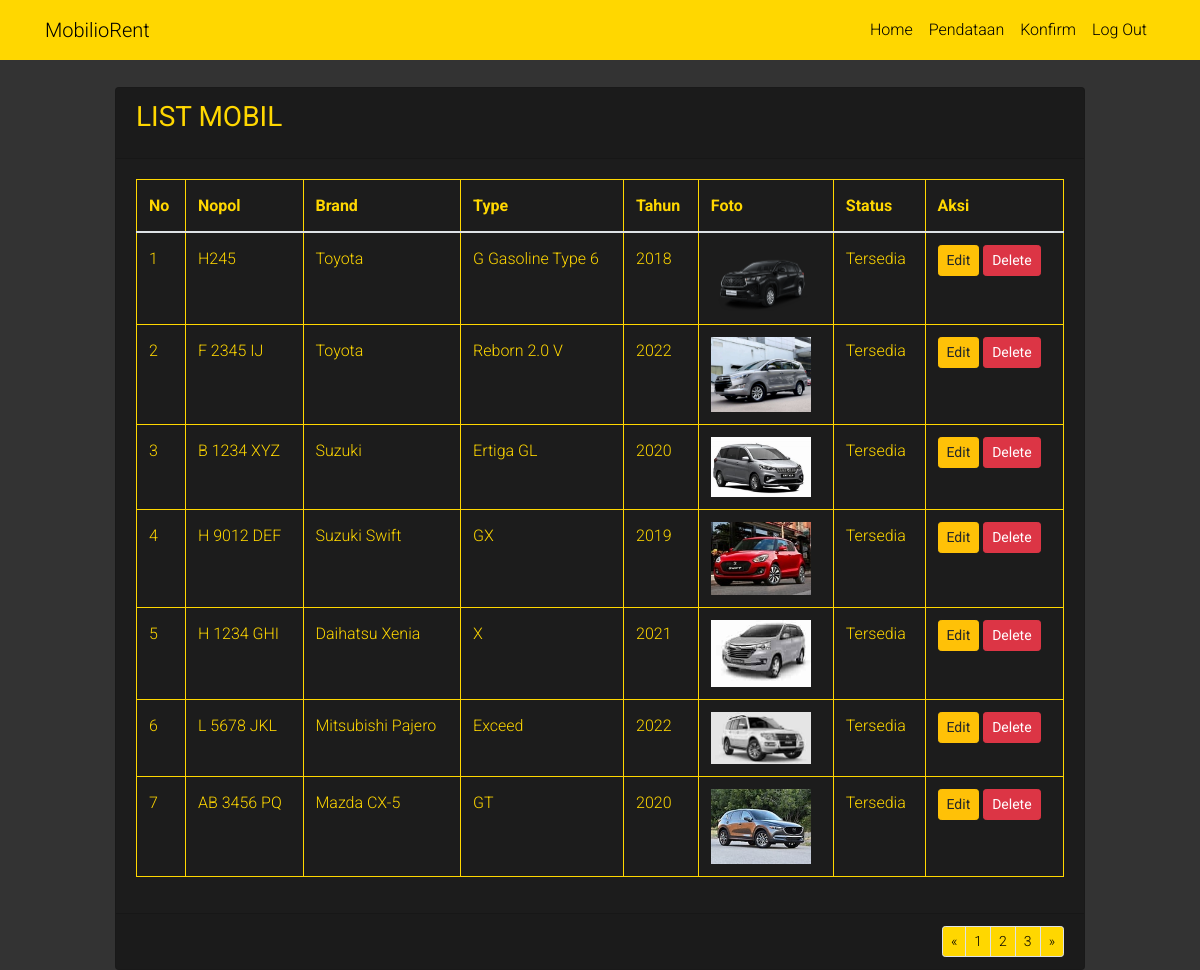
The app's page /tb_mobil.php with its own data.
### tables this page shows
CREATE TABLE IF NOT EXISTS `tb_mobil` (
  `nopol` varchar(10) NOT NULL,
  `brand` varchar(50) DEFAULT NULL,
  `type` varchar(50) DEFAULT NULL,
  `tahun` int DEFAULT NULL,
  `harga` decimal(10,2) DEFAULT NULL,
  `status` enum('tersedia','tidak') DEFAULT NULL,
  `foto` varchar(50) NOT NULL
);

### tb_mobil.php (the view, shortened to what this page needs)
<?php
$koneksi = new mysqli("localhost", "root", "", "rental");
$sql = "SELECT * FROM tb_mobil";
$result = $koneksi->query($sql);
?>
<!DOCTYPE html>
<html lang="en">
<head>
  <link rel="stylesheet" href="fonts/icomoon/style.css">
  <link rel="stylesheet" href="css/bootstrap.min.css">
  <link rel="stylesheet" href="css/bootstrap-datepicker.css">
  <link rel="stylesheet" href="css/jquery.fancybox.min.css">
  <link rel="stylesheet" href="css/owl.carousel.min.css">
  <link rel="stylesheet" href="css/owl.theme.default.min.css">
  <link rel="stylesheet" href="fonts/flaticon/font/flaticon.css">
  <link rel="stylesheet" href="css/aos.css">
  <link rel="stylesheet" href="css/style.css">
</head>
<body class="hold-transition sidebar-mini layout-fixed">
<div class="wrapper">
  <nav class="navbar navbar-expand-lg">
    <div class="container">
      <a class="navbar-brand" href="#">
        <i class="fas fa-home"></i> MobilioRent
      </a>
      <div class="collapse navbar-collapse" id="navbarNav">
        <ul class="navbar-nav ml-auto">
          <li class="nav-item">
            <a class="nav-link" href="tb_mobil.php">Home</a>
          </li>
          <li class="nav-item">
            <a class="nav-link" href="form.php">Pendataan</a>
          </li>
          <li class="nav-item">
            <a class="nav-link" href="tb_transaksi.php">Konfirm</a>
          </li>
          <li class="nav-item">
            <a class="nav-link" href="logout.php">Log Out</a>
          </li>
        </ul>
      </div>
    </div>
  </nav>
  <br>
  <section class="content">
    <div class="container-fluid">
      <div class="row justify-content-center">
        <div class="col-md-10">
          <div class="card card-primary">
            <div class="card-header">
              <h3 class="card-title"><strong>LIST MOBIL</strong></h3>
            </div>
            <div class="card-body">
              <table class="table table-bordered">
                <thead>
                  <tr>
                    <th scope="col">No</th>
                    <th scope="col">Nopol</th>
                    <th scope="col">Brand</th>
                    <th scope="col">Type</th>
                    <th scope="col">Tahun</th>
                    <th scope="col">Foto</th>
                    <th scope="col">Status</th>
                    <th scope="col">Aksi</th>
                  </tr>
                </thead>
                <tbody>
                <tbody>
  <?php
  if ($result->num_rows > 0) {
      $no = 1;
      while ($row = $result->fetch_assoc()) {
          echo "<tr>";
          echo "<td>" . $no++ . "</td>";
          echo "<td>" . $row['nopol'] . "</td>";
          echo "<td>" . $row['brand'] . "</td>";
          echo "<td>" . $row['type'] . "</td>";
          echo "<td>" . $row['tahun'] . "</td>";
          echo "<td><img src='img/" . $row['foto'] . "' alt='" . $row['brand'] . "' width='100'></td>";
          echo "<td>" . ucfirst($row['status']) . "</td>";
          echo "<td>
            <a href='edit.php?nopol=" . $row['nopol'] . "'>
                <button class='btn btn-warning btn-sm'>Edit</button>
            </a>
            <a href='delete.php?nopol=" . $row['nopol'] . "' onclick='return confirm(\"Hapus mobil dengan Nopol " . $row['nopol'] . "?\")'>
                <button class='btn btn-danger btn-sm'>Delete</button>
            </a>
        </td>";
        echo "</tr>";;
      }
  } else {
      echo "<tr><td colspan='8' class='text-center'>Data tidak ditemukan</td></tr>";
  }
  ?>
</tbody>
              </table>
            </div>
            <div class="card-footer clearfix">
              <ul class="pagination pagination-sm m-0 float-right">
                <li class="page-item"><a class="page-link" href="#">&laquo;</a></li>
                <li class="page-item"><a class="page-link" href="#">1</a></li>
                <li class="page-item"><a class="page-link" href="#">2</a></li>
                <li class="page-item"><a class="page-link" href="#">3</a></li>
                <li class="page-item"><a class="page-link" href="#">&raquo;</a></li>
              </ul>
            </div>
          </div>
        </div>
      </div>
    </div>
  </section>
</div>
</body>
</html>

### css/style.css (style rules this page uses)
html { overflow-x: hidden; }
body { line-height: 1.7; color: #364d59 !important; font-weight: 300; font-size: 1rem; background: #fff; }
a { -webkit-transition: .3s all ease; -o-transition: .3s all ease; transition: .3s all ease; text-decoration: none; }
h1, h2, h3, h4, h5, .h1, .h2, .h3, .h4, .h5 { font-weight: 300; color: #364d59; }

### tb_mobil.php (style rules this page uses)
body { background-color: #333333; font-family: 'Roboto', sans-serif; }
.navbar { background-color: #FFD700; }
.navbar .nav-link, .navbar .navbar-brand { color: black; }
.card { background-color: #1c1c1c; color: #FFD700; }
.table-bordered { background-color: #1c1c1c; color: #FFD700; border-color: #FFD700; }
.table-bordered th, .table-bordered td { border: 1px solid #FFD700; }
.pagination .page-link { background-color: #FFD700; color: black; }
h3.card-title { color: #FFD700; }

### records on screen
tb_mobil: nopol "H245", brand "Toyota", type "G Gasoline Type 6", tahun "2018", foto (picture), status "Tersedia"
tb_mobil: nopol "F 2345 IJ", brand "Toyota", type "Reborn 2.0 V", tahun "2022", foto+brand (picture), status "Tersedia"
tb_mobil: nopol "B 1234 XYZ", brand "Suzuki", type "Ertiga GL", tahun "2020", foto (picture), status "Tersedia"
tb_mobil: nopol "H 9012 DEF", brand "Suzuki Swift", type "GX", tahun "2019", foto+brand (picture), status "Tersedia"
tb_mobil: nopol "H 1234 GHI", brand "Daihatsu Xenia", type "X", tahun "2021", foto+brand (picture), status "Tersedia"
tb_mobil: nopol "L 5678 JKL", brand "Mitsubishi Pajero", type "Exceed", tahun "2022", foto+brand (picture), status "Tersedia"
tb_mobil: nopol "AB 3456 PQ", brand "Mazda CX-5", type "GT", tahun "2020", foto+brand (picture), status "Tersedia"
